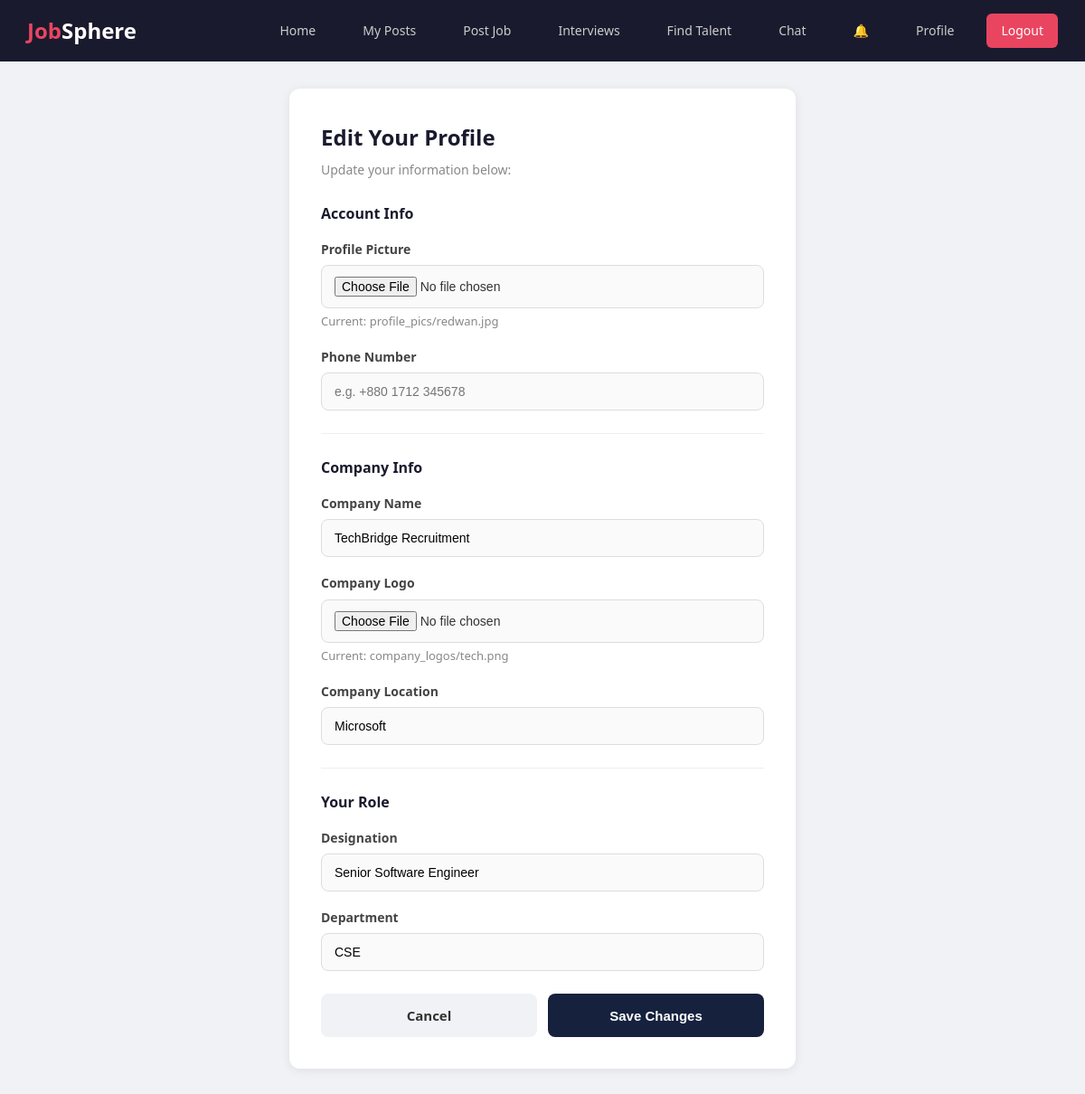
The page /users/profile/recruiter/edit/ (signed in) on the database its author committed.
### users/models.py (models this page shows, shortened)
class User(AbstractBaseUser):
    USER_TYPE_CHOICES = [
        ('seeker', 'Job Seeker'),
        ('recruiter', 'Recruiter'),
        ('admin', 'Admin'),
    ]
    email = models.EmailField(unique=True)
    name = models.CharField(max_length=100)
    user_type = models.CharField(max_length=10, choices=USER_TYPE_CHOICES)
    phone_num = models.CharField(max_length=20, blank=True, null=True)
    profile_pic = models.ImageField(upload_to='profile_pics/', blank=True, null=True)
    is_active = models.BooleanField(default=True)
    is_admin = models.BooleanField(default=False)
    is_staff = models.BooleanField(default=False)
    is_superuser = models.BooleanField(default=False)
    objects = UserManager()
    USERNAME_FIELD = 'email'
    REQUIRED_FIELDS = ['name']

class Company(models.Model):
    name = models.CharField(max_length=200)
    logo = models.ImageField(upload_to='company_logos/', blank=True, null=True)
    location = models.CharField(max_length=200, blank=True, null=True)
    class Meta:
        verbose_name_plural = 'Companies'

class Recruiter(models.Model):
    user = models.OneToOneField(User, on_delete=models.CASCADE, related_name='recruiter_profile')
    company = models.ForeignKey(Company, on_delete=models.SET_NULL, null=True, blank=True)
    designation = models.CharField(max_length=100, blank=True, null=True)
    dept = models.CharField(max_length=100, blank=True, null=True)

### users/views.py (the view)
# urls.py: path('profile/recruiter/edit/', views.recruiter_profile_edit_view, name='recruiter_profile_edit'),
def recruiter_profile_edit_view(request):
    if not request.user.is_authenticated:
        return redirect('login')
    try:
        recruiter = Recruiter.objects.get(user=request.user)
    except Recruiter.DoesNotExist:
        return redirect('recruiter_onboarding')
    company = recruiter.company
    if request.method == 'POST':
        user_form = UserProfilePicForm(request.POST, request.FILES, instance=request.user)
        recruiter_form = RecruiterProfileEditForm(request.POST, instance=recruiter)
        company_form = CompanyEditForm(request.POST, request.FILES, instance=company)
        if user_form.is_valid() and recruiter_form.is_valid() and company_form.is_valid():
            user_form.save()
            recruiter_form.save()
            company_form.save()
            messages.success(request, 'Profile updated successfully!')
            return redirect('recruiter_profile')
    else:
        user_form = UserProfilePicForm(instance=request.user)
        recruiter_form = RecruiterProfileEditForm(instance=recruiter)
        company_form = CompanyEditForm(instance=company)
    return render(request, 'users/recruiter_profile_edit.html', {
        'user_form': user_form,
        'recruiter_form': recruiter_form,
        'company_form': company_form,
        'recruiter': recruiter
    })

### users/forms.py
class UserProfilePicForm(forms.ModelForm):
    class Meta:
        model = User
        fields = ['profile_pic', 'phone_num']
        widgets = {
            'profile_pic': forms.FileInput(attrs={
                'class': 'form-input'
            }),
            'phone_num': forms.TextInput(attrs={
                'class': 'form-input',
                'placeholder': 'e.g. +880 1712 345678'
            }),
        }

class RecruiterProfileEditForm(forms.ModelForm):
    class Meta:
        model = Recruiter
        fields = ['designation', 'dept']
        widgets = {
            'designation': forms.TextInput(attrs={
                'class': 'form-input'
            }),
            'dept': forms.TextInput(attrs={
                'class': 'form-input'
            }),
        }

### updates/context_processors.py (called while the page is built)
def unread_notifications(request):
    if request.user.is_authenticated:
        count = Notification.objects.filter(user=request.user, is_read=False).count()
        return {'unread_notif_count': count}
    return {'unread_notif_count': 0}

### templates/users/recruiter_profile_edit.html (shortened to what this page needs)
{% extends 'base.html' %}
{% block content %}
<div class="edit-container">
    <div class="edit-card">
        <h2>Edit Your Profile</h2>
        <p class="subtitle">Update your information below:</p>
        <form method="POST" enctype="multipart/form-data">
            <div class="section-label">Account Info</div>
            <div class="form-group">
                <label>Profile Picture</label>
                {{ user_form.profile_pic }}
                {% if request.user.profile_pic %}
                    <div class="current-file">Current: {{ request.user.profile_pic.name }}</div>
                {% endif %}
            </div>
            <div class="form-group">
                <label>Phone Number</label>
                {{ user_form.phone_num }}
            </div>
            <hr class="section-divider">
            <div class="section-label">Company Info</div>
            <div class="form-group">
                <label>Company Name</label>
                {{ company_form.name }}
            </div>
            <div class="form-group">
                <label>Company Logo</label>
                {{ company_form.logo }}
                {% if recruiter.company.logo %}
                    <div class="current-file">Current: {{ recruiter.company.logo.name }}</div>
                {% endif %}
            </div>
            <div class="form-group">
                <label>Company Location</label>
                {{ company_form.location }}
            </div>
            <hr class="section-divider">
            <div class="section-label">Your Role</div>
            <div class="form-group">
                <label>Designation</label>
                {{ recruiter_form.designation }}
            </div>
            <div class="form-group">
                <label>Department</label>
                {{ recruiter_form.dept }}
            </div>
            <div class="btn-row">
                <a href="{% url 'recruiter_profile' %}" class="btn btn-cancel">Cancel</a>
                <button type="submit" class="btn btn-primary" style="background: #16213e;">Save Changes</button>
            </div>
        </form>
    </div>
</div>
{% endblock %}

### rows shown on the page
User: user.profile_pic.name "profile_pics/redwan.jpg"
Company: name "TechBridge Recruitment", location "Microsoft"
Recruiter: company.logo.name "company_logos/tech.png", designation "Senior Software Engineer", dept "CSE"
